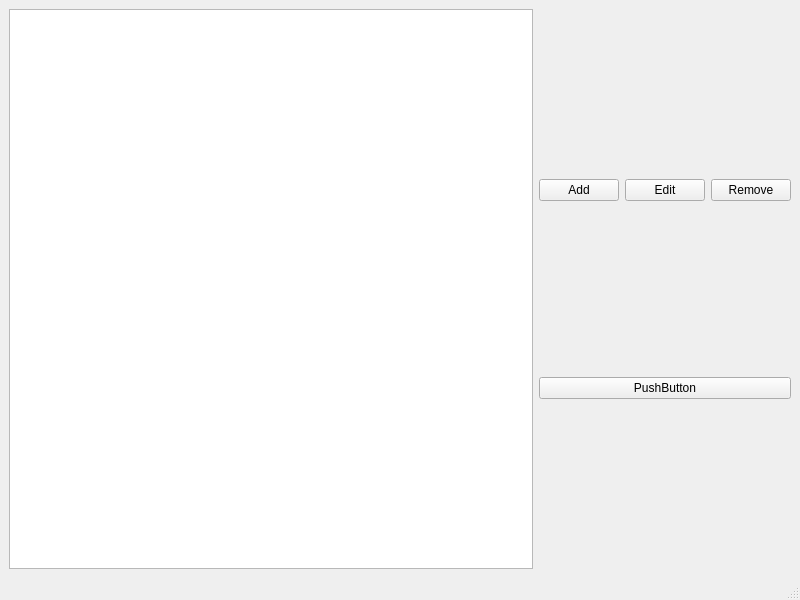
<?xml version="1.0" encoding="UTF-8"?>
<ui version="4.0">
 <class>LibraryWindow</class>
 <widget class="QMainWindow" name="LibraryWindow">
  <property name="geometry">
   <rect>
    <x>0</x>
    <y>0</y>
    <width>800</width>
    <height>600</height>
   </rect>
  </property>
  <property name="windowTitle">
   <string>MainWindow</string>
  </property>
  <widget class="QWidget" name="centralwidget">
   <layout class="QHBoxLayout" name="horizontalLayout">
    <item>
     <widget class="QTableWidget" name="tableWidget"/>
    </item>
    <item>
     <layout class="QVBoxLayout" name="verticalLayout">
      <item>
       <layout class="QHBoxLayout" name="horizontalLayout_2">
        <item>
         <widget class="QPushButton" name="pushButton_4">
          <property name="text">
           <string>Add</string>
          </property>
         </widget>
        </item>
        <item>
         <widget class="QPushButton" name="pushButton_3">
          <property name="text">
           <string>Edit</string>
          </property>
         </widget>
        </item>
        <item>
         <widget class="QPushButton" name="pushButton_2">
          <property name="text">
           <string>Remove</string>
          </property>
         </widget>
        </item>
       </layout>
      </item>
      <item>
       <widget class="QPushButton" name="pushButton">
        <property name="text">
         <string>PushButton</string>
        </property>
       </widget>
      </item>
     </layout>
    </item>
   </layout>
  </widget>
  <widget class="QMenuBar" name="menubar">
   <property name="geometry">
    <rect>
     <x>0</x>
     <y>0</y>
     <width>800</width>
     <height>21</height>
    </rect>
   </property>
  </widget>
  <widget class="QStatusBar" name="statusbar"/>
 </widget>
 <resources/>
 <connections/>
</ui>
